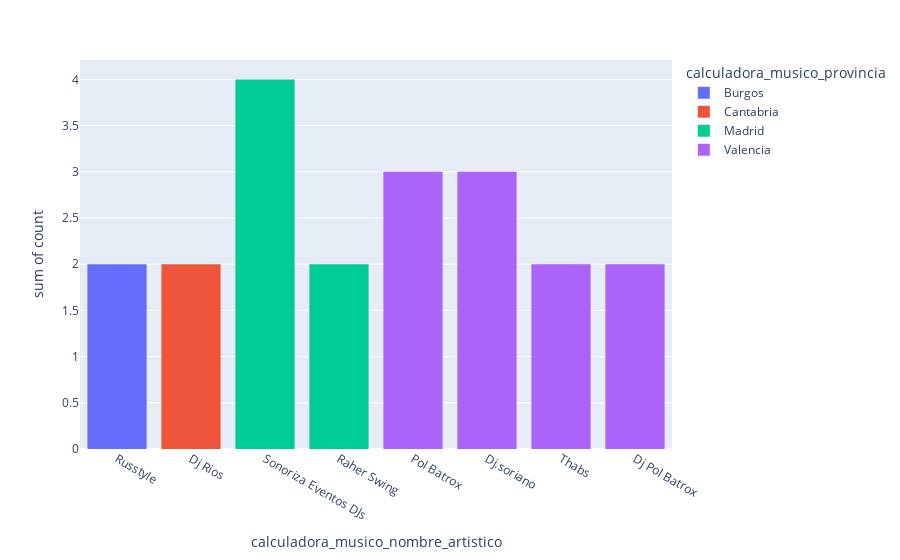

Here is the notebook cell this chart was saved with:
### Code cell
dj_count = dj_count[dj_count['count'] > 1]


fig = px.histogram(dj_count,  
                   x="calculadora_musico_nombre_artistico", 
                   y = 'count',
                   color='calculadora_musico_provincia')
fig.show()

### Figure 1 — Plotly figure (JSON) as saved in the notebook; plotly's stock layout.template omitted (floating-point values rounded to 4 significant figures)
{"data": [{"alignmentgroup": "True", "bingroup": "x", "histfunc": "sum", "hovertemplate": "calculadora_musico_provincia=Burgos<br>calculadora_musico_nombre_artistico=%{x}<br>sum of count=%{y}<extra></extra>", "legendgroup": "Burgos", "marker": {"color": "#636efa", "pattern": {"shape": ""}}, "name": "Burgos", "offsetgroup": "Burgos", "orientation": "v", "showlegend": true, "type": "histogram", "x": ["Russtyle"], "xaxis": "x", "y": [2], "yaxis": "y"}, {"alignmentgroup": "True", "bingroup": "x", "histfunc": "sum", "hovertemplate": "calculadora_musico_provincia=Cantabria<br>calculadora_musico_nombre_artistico=%{x}<br>sum of count=%{y}<extra></extra>", "legendgroup": "Cantabria", "marker": {"color": "#EF553B", "pattern": {"shape": ""}}, "name": "Cantabria", "offsetgroup": "Cantabria", "orientation": "v", "showlegend": true, "type": "histogram", "x": ["Dj Rios"], "xaxis": "x", "y": [2], "yaxis": "y"}, {"alignmentgroup": "True", "bingroup": "x", "histfunc": "sum", "hovertemplate": "calculadora_musico_provincia=Madrid<br>calculadora_musico_nombre_artistico=%{x}<br>sum of count=%{y}<extra></extra>", "legendgroup": "Madrid", "marker": {"color": "#00cc96", "pattern": {"shape": ""}}, "name": "Madrid", "offsetgroup": "Madrid", "orientation": "v", "showlegend": true, "type": "histogram", "x": ["Sonoriza Eventos DJs", "Raher Swing"], "xaxis": "x", "y": [4, 2], "yaxis": "y"}, {"alignmentgroup": "True", "bingroup": "x", "histfunc": "sum", "hovertemplate": "calculadora_musico_provincia=Valencia<br>calculadora_musico_nombre_artistico=%{x}<br>sum of count=%{y}<extra></extra>", "legendgroup": "Valencia", "marker": {"color": "#ab63fa", "pattern": {"shape": ""}}, "name": "Valencia", "offsetgroup": "Valencia", "orientation": "v", "showlegend": true, "type": "histogram", "x": ["Pol Batrox", "Dj.soriano", "Thabs", "Dj Pol Batrox"], "xaxis": "x", "y": [3, 3, 2, 2], "yaxis": "y"}], "layout": {"barmode": "relative", "legend": {"title": {"text": "calculadora_musico_provincia"}, "tracegroupgap": 0}, "margin": {"t": 60}, "xaxis": {"anchor": "y", "domain": [0, 1], "title": {"text": "calculadora_musico_nombre_artistico"}}, "yaxis": {"anchor": "x", "domain": [0, 1], "title": {"text": "sum of count"}}}}
